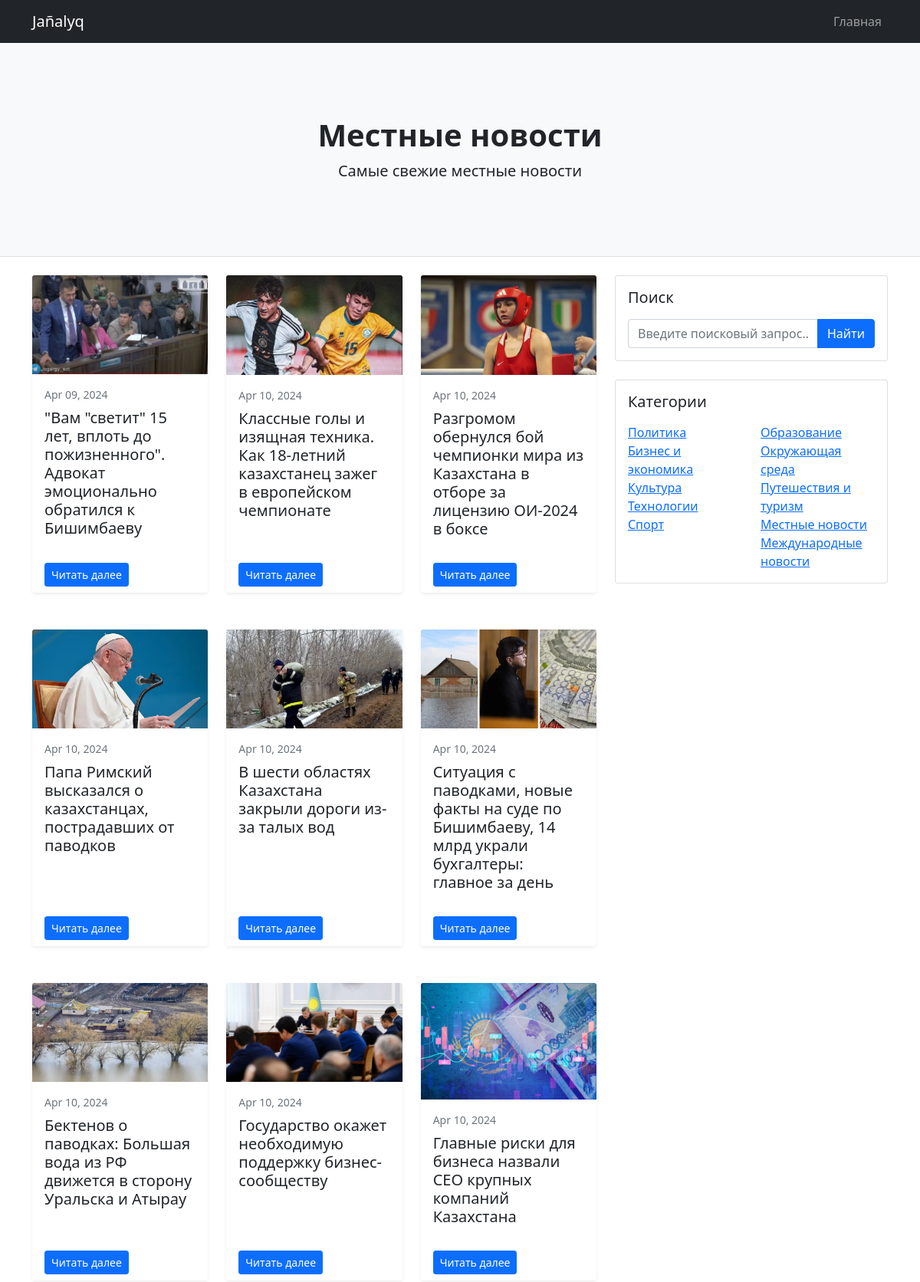
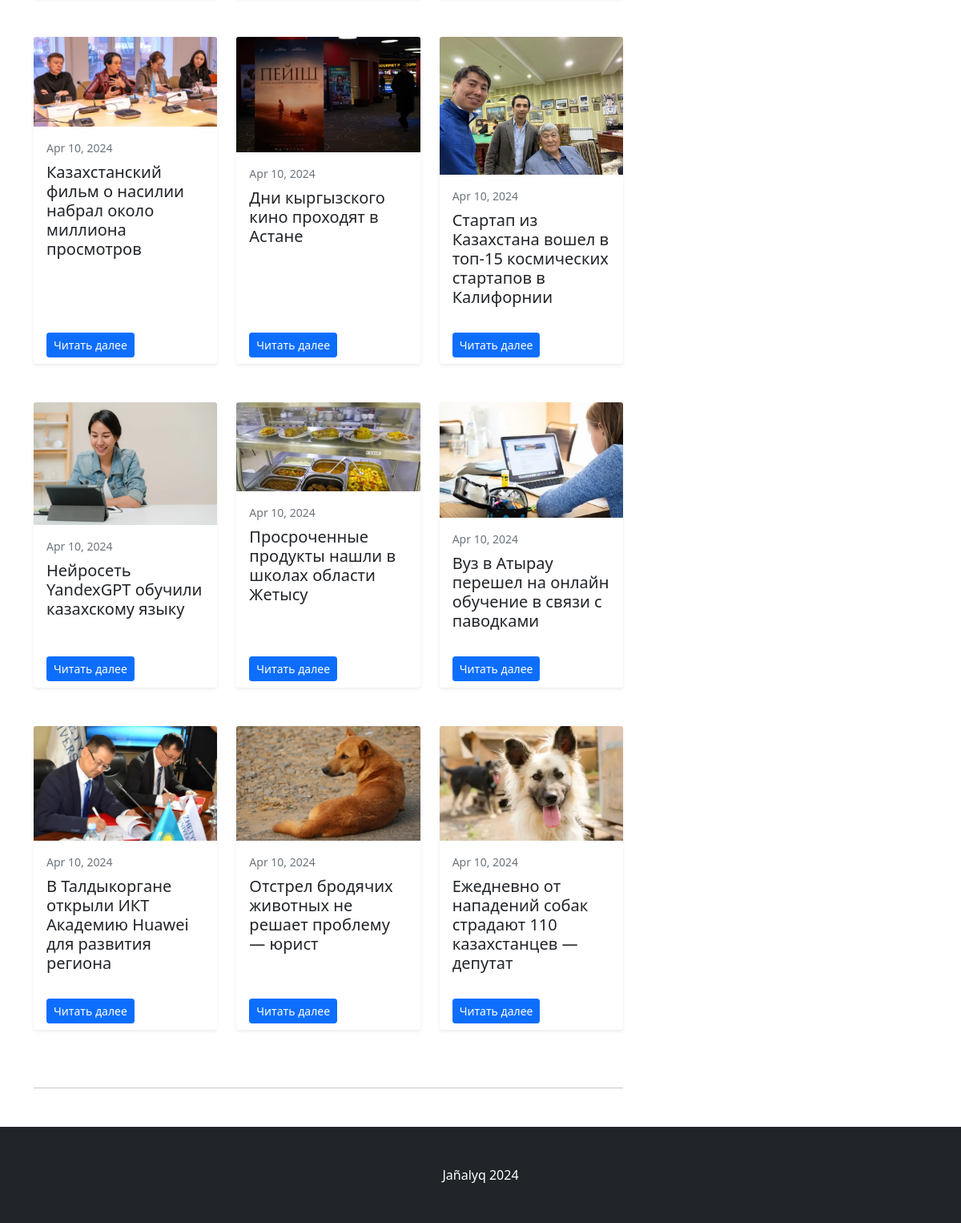
The app's page /local-news/ with its own data (2 pictures, top to bottom).
### core/models.py (models this page shows, shortened)
class Post(models.Model):
    title = models.CharField(max_length=100, verbose_name='Заголовок поста')
    categories = models.ManyToManyField(Category, verbose_name='Категории')
    thumbnail = models.ImageField(upload_to='thumbnails/')
    body = RichTextUploadingField(verbose_name='Содержание поста')
    created = models.DateTimeField(auto_now_add=True)

### core/views.py (the view)
# urls.py: path('local-news/', views.local_news, name='local_news'),
def local_news(request):
    local_news_posts = Post.objects.filter(categories__name='local_news')
    return render(request, 'core/local_news.html', {'local_news_posts': local_news_posts})

### core/templates/core/local_news.html (shortened to what this page needs)
{% load static %}
<!DOCTYPE html>
<html lang="en">
<head>
    <link href="{% static 'css/styles.css' %}" rel="stylesheet">
</head>
<body>
<nav class="navbar navbar-expand-lg navbar-dark bg-dark">
    <div class="container">
        <a class="navbar-brand" href="#!">Jañalyq</a>
        <div class="collapse navbar-collapse" id="navbarSupportedContent">
            <ul class="navbar-nav ms-auto mb-2 mb-lg-0">
                <li class="nav-item"><a class="nav-link" href="{% url 'index' %}">Главная</a></li>
            </ul>
        </div>
    </div>
</nav>
<header class="py-5 bg-light border-bottom mb-4">
    <div class="container">
        <div class="text-center my-5">
            <h1 class="fw-bolder">Местные новости</h1>
            <p class="lead mb-0">Самые свежие местные новости</p>
        </div>
    </div>
</header>
<div class="container">
    <div class="row">
        <div class="col-lg-8">
            <div class="row row-cols-1 row-cols-md-2 row-cols-lg-3 g-4">
                {% for post in local_news_posts %}
                <div class="col-md-6 mb-4">
                    <div class="card shadow-sm border-0 h-100">
                        <img class="card-img-top" src="{{ post.thumbnail.url }}" alt="...">
                        <div class="card-body">
                            <p class="small text-muted mb-2">{{ post.created|date:"M d, Y" }}</p>
                            <h2 class="card-title h5">{{ post.title }}</h2>
                        </div>
                        <div class="card-footer bg-transparent border-0">
                            <a class="btn btn-primary btn-sm" href="{% url 'post_detail' post.pk %}">Читать далее </a>
                        </div>
                    </div>
                </div>
                {% endfor %}
            </div>
            <nav aria-label="Pagination pt-5">
                <hr class="my-0 mt-5">
            </nav>
        </div>
        <div class="col-lg-4">
            <div class="card mb-4">
    <div class="card-body">
        <h5 class="card-title mb-3">Поиск</h5>
        <form class="input-group" action="{% url 'search_results' %}" method="get">
            <input class="form-control" type="text" name="q" placeholder="Введите поисковый запрос..." aria-label="Введите поисковый запрос..." aria-describedby="button-search">
            <button class="btn btn-primary" id="button-search" type="submit">Найти</button>
        </form>
    </div>
</div>
            <div class="card mb-4">
                <div class="card-body">
                    <h5 class="card-title mb-3">Категории</h5>
                    <div class="row">
                        <div class="col-sm-6">
                            <ul class="list-unstyled mb-0">
                                <li><a href="{% url 'politics' %}">Политика</a></li>
                                <li><a href="{% url 'business' %}">Бизнес и экономика</a></li>
                                <li><a href="{% url 'culture' %}">Культура</a></li>
                                <li><a href="{% url 'technology' %}">Технологии</a></li>
                                <li><a href="{% url 'sports' %}">Спорт</a></li>
                            </ul>
                        </div>
                        <div class="col-sm-6">
                            <ul class="list-unstyled mb-0">
                                <li><a href="{% url 'education' %}">Образование</a></li>
                                <li><a href="{% url 'environment' %}">Окружающая среда</a></li>
                                <li><a href="{% url 'travel' %}">Путешествия и туризм</a></li>
                                <li><a href="{% url 'local_news' %}">Местные новости</a></li>
                                <li><a href="{% url 'international_news' %}">Международные новости</a></li>
                            </ul>
                        </div>
                    </div>
                </div>
            </div>
        </div>
    </div>
</div>
<footer class="py-5 bg-dark">
    <div class="container"><p class="m-0 text-center text-white">Jañalyq 2024</p></div>
</footer>
</body>
</html>

### records on screen
Post: thumbnail (picture), created "Apr 09, 2024", title "\"Вам \"светит\" 15 лет, вплоть до пожизненного\". Адвокат эмоционально обратился к Бишимбаеву"
Post: thumbnail (picture), created "Apr 10, 2024", title "Классные голы и изящная техника. Как 18-летний казахстанец зажег в европейском чемпионате"
Post: thumbnail (picture), created "Apr 10, 2024", title "Разгромом обернулся бой чемпионки мира из Казахстана в отборе за лицензию ОИ-2024 в боксе"
Post: thumbnail (picture), created "Apr 10, 2024", title "Папа Римский высказался о казахстанцах, пострадавших от паводков"
Post: thumbnail (picture), created "Apr 10, 2024", title "В шести областях Казахстана закрыли дороги из-за талых вод"
Post: thumbnail (picture), created "Apr 10, 2024", title "Ситуация с паводками, новые факты на суде по Бишимбаеву, 14 млрд украли бухгалтеры: главное за день"
Post: thumbnail (picture), created "Apr 10, 2024", title "Бектенов о паводках: Большая вода из РФ движется в сторону Уральска и Атырау"
Post: thumbnail (picture), created "Apr 10, 2024", title "Государство окажет необходимую поддержку бизнес-сообществу"
Post: thumbnail (picture), created "Apr 10, 2024", title "Главные риски для бизнеса назвали CEO крупных компаний Казахстана"
Post: thumbnail (picture), created "Apr 10, 2024", title "Казахстанский фильм о насилии набрал около миллиона просмотров"
Post: thumbnail (picture), created "Apr 10, 2024", title "Дни кыргызского кино проходят в Астане"
Post: thumbnail (picture), created "Apr 10, 2024", title "Стартап из Казахстана вошел в топ-15 космических стартапов в Калифорнии"
Post: thumbnail (picture), created "Apr 10, 2024", title "Нейросеть YandexGPT обучили казахскому языку"
Post: thumbnail (picture), created "Apr 10, 2024", title "Просроченные продукты нашли в школах области Жетысу"
Post: thumbnail (picture), created "Apr 10, 2024", title "Вуз в Атырау перешел на онлайн обучение в связи с паводками"
Post: thumbnail (picture), created "Apr 10, 2024", title "В Талдыкоргане открыли ИКТ Академию Huawei для развития региона"
Post: thumbnail (picture), created "Apr 10, 2024", title "Отстрел бродячих животных не решает проблему — юрист"
Post: thumbnail (picture), created "Apr 10, 2024", title "Ежедневно от нападений собак страдают 110 казахстанцев — депутат"
